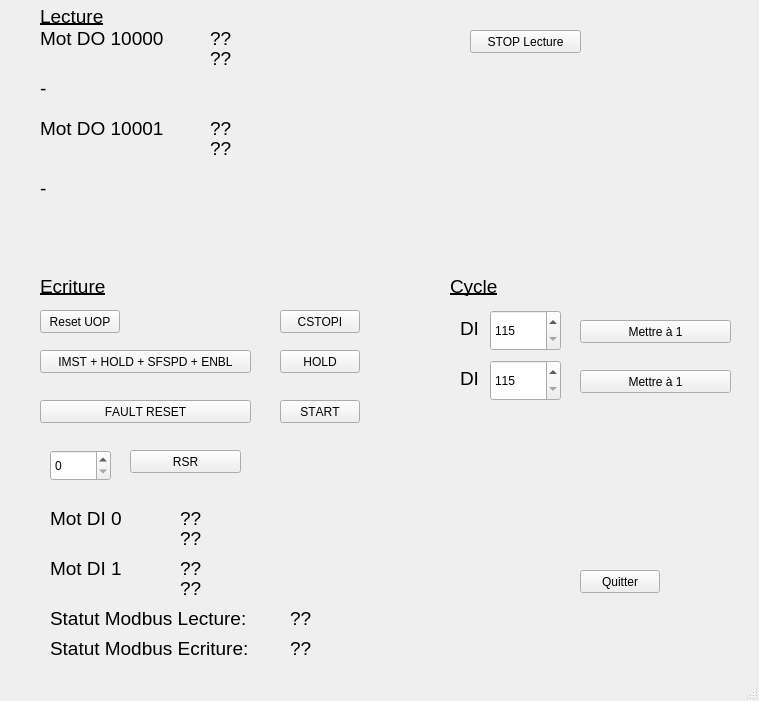
<?xml version="1.0" encoding="UTF-8"?>
<ui version="4.0">
 <class>PiloteRobotMi10</class>
 <widget class="QMainWindow" name="PiloteRobotMi10">
  <property name="geometry">
   <rect>
    <x>0</x>
    <y>0</y>
    <width>759</width>
    <height>701</height>
   </rect>
  </property>
  <property name="font">
   <font>
    <underline>false</underline>
    <kerning>false</kerning>
   </font>
  </property>
  <property name="windowTitle">
   <string>PiloteRobotMi10</string>
  </property>
  <widget class="QWidget" name="centralwidget">
   <widget class="QPushButton" name="pushButton_quitter">
    <property name="geometry">
     <rect>
      <x>580</x>
      <y>570</y>
      <width>80</width>
      <height>23</height>
     </rect>
    </property>
    <property name="text">
     <string>Quitter</string>
    </property>
   </widget>
   <widget class="QLabel" name="label">
    <property name="geometry">
     <rect>
      <x>40</x>
      <y>30</y>
      <width>141</width>
      <height>16</height>
     </rect>
    </property>
    <property name="font">
     <font>
      <pointsize>14</pointsize>
      <underline>false</underline>
      <kerning>false</kerning>
     </font>
    </property>
    <property name="text">
     <string>Mot DO 10000</string>
    </property>
   </widget>
   <widget class="QLabel" name="label_2">
    <property name="geometry">
     <rect>
      <x>40</x>
      <y>120</y>
      <width>141</width>
      <height>16</height>
     </rect>
    </property>
    <property name="font">
     <font>
      <pointsize>14</pointsize>
      <underline>false</underline>
      <kerning>false</kerning>
     </font>
    </property>
    <property name="text">
     <string>Mot DO 10001</string>
    </property>
   </widget>
   <widget class="QLabel" name="label_mot10000hex">
    <property name="geometry">
     <rect>
      <x>210</x>
      <y>30</y>
      <width>230</width>
      <height>16</height>
     </rect>
    </property>
    <property name="font">
     <font>
      <pointsize>14</pointsize>
      <underline>false</underline>
      <kerning>false</kerning>
     </font>
    </property>
    <property name="text">
     <string>??</string>
    </property>
   </widget>
   <widget class="QLabel" name="label_mot10001hex">
    <property name="geometry">
     <rect>
      <x>210</x>
      <y>120</y>
      <width>230</width>
      <height>16</height>
     </rect>
    </property>
    <property name="font">
     <font>
      <pointsize>14</pointsize>
      <underline>false</underline>
      <kerning>false</kerning>
     </font>
    </property>
    <property name="text">
     <string>??</string>
    </property>
   </widget>
   <widget class="QLabel" name="label_mot10000bin">
    <property name="geometry">
     <rect>
      <x>210</x>
      <y>50</y>
      <width>230</width>
      <height>16</height>
     </rect>
    </property>
    <property name="font">
     <font>
      <pointsize>14</pointsize>
      <underline>false</underline>
      <kerning>false</kerning>
     </font>
    </property>
    <property name="text">
     <string>??</string>
    </property>
   </widget>
   <widget class="QLabel" name="label_mot10001bin">
    <property name="geometry">
     <rect>
      <x>210</x>
      <y>140</y>
      <width>230</width>
      <height>16</height>
     </rect>
    </property>
    <property name="font">
     <font>
      <pointsize>14</pointsize>
      <underline>false</underline>
      <kerning>false</kerning>
     </font>
    </property>
    <property name="text">
     <string>??</string>
    </property>
   </widget>
   <widget class="QPushButton" name="pushButton_initUOP">
    <property name="geometry">
     <rect>
      <x>40</x>
      <y>350</y>
      <width>211</width>
      <height>23</height>
     </rect>
    </property>
    <property name="text">
     <string>IMST + HOLD + SFSPD + ENBL</string>
    </property>
   </widget>
   <widget class="QPushButton" name="pushButton_faultReset">
    <property name="geometry">
     <rect>
      <x>40</x>
      <y>400</y>
      <width>211</width>
      <height>23</height>
     </rect>
    </property>
    <property name="text">
     <string>FAULT RESET</string>
    </property>
   </widget>
   <widget class="QSpinBox" name="spinBox">
    <property name="geometry">
     <rect>
      <x>50</x>
      <y>450</y>
      <width>61</width>
      <height>31</height>
     </rect>
    </property>
   </widget>
   <widget class="QPushButton" name="pushButton_RSR">
    <property name="geometry">
     <rect>
      <x>130</x>
      <y>450</y>
      <width>111</width>
      <height>23</height>
     </rect>
    </property>
    <property name="text">
     <string>RSR</string>
    </property>
   </widget>
   <widget class="QLabel" name="label_3">
    <property name="geometry">
     <rect>
      <x>50</x>
      <y>560</y>
      <width>111</width>
      <height>16</height>
     </rect>
    </property>
    <property name="font">
     <font>
      <pointsize>14</pointsize>
      <underline>false</underline>
      <kerning>false</kerning>
     </font>
    </property>
    <property name="text">
     <string>Mot DI 1</string>
    </property>
   </widget>
   <widget class="QLabel" name="label_4">
    <property name="geometry">
     <rect>
      <x>50</x>
      <y>510</y>
      <width>111</width>
      <height>16</height>
     </rect>
    </property>
    <property name="font">
     <font>
      <pointsize>14</pointsize>
      <underline>false</underline>
      <kerning>false</kerning>
     </font>
    </property>
    <property name="text">
     <string>Mot DI 0</string>
    </property>
   </widget>
   <widget class="QLabel" name="label_mot1hex">
    <property name="geometry">
     <rect>
      <x>180</x>
      <y>560</y>
      <width>230</width>
      <height>16</height>
     </rect>
    </property>
    <property name="font">
     <font>
      <pointsize>14</pointsize>
      <underline>false</underline>
      <kerning>false</kerning>
     </font>
    </property>
    <property name="text">
     <string>??</string>
    </property>
   </widget>
   <widget class="QLabel" name="label_mot0bin">
    <property name="geometry">
     <rect>
      <x>180</x>
      <y>530</y>
      <width>230</width>
      <height>16</height>
     </rect>
    </property>
    <property name="font">
     <font>
      <pointsize>14</pointsize>
      <underline>false</underline>
      <kerning>false</kerning>
     </font>
    </property>
    <property name="text">
     <string>??</string>
    </property>
   </widget>
   <widget class="QLabel" name="label_mot0hex">
    <property name="geometry">
     <rect>
      <x>180</x>
      <y>510</y>
      <width>230</width>
      <height>16</height>
     </rect>
    </property>
    <property name="font">
     <font>
      <pointsize>14</pointsize>
      <underline>false</underline>
      <kerning>false</kerning>
     </font>
    </property>
    <property name="text">
     <string>??</string>
    </property>
   </widget>
   <widget class="QLabel" name="label_mot1bin">
    <property name="geometry">
     <rect>
      <x>180</x>
      <y>580</y>
      <width>230</width>
      <height>16</height>
     </rect>
    </property>
    <property name="font">
     <font>
      <pointsize>14</pointsize>
      <underline>false</underline>
      <kerning>false</kerning>
     </font>
    </property>
    <property name="text">
     <string>??</string>
    </property>
   </widget>
   <widget class="QPushButton" name="pushButton_resetUOP">
    <property name="geometry">
     <rect>
      <x>40</x>
      <y>310</y>
      <width>80</width>
      <height>23</height>
     </rect>
    </property>
    <property name="text">
     <string>Reset UOP</string>
    </property>
   </widget>
   <widget class="QLabel" name="label_5">
    <property name="geometry">
     <rect>
      <x>50</x>
      <y>610</y>
      <width>231</width>
      <height>16</height>
     </rect>
    </property>
    <property name="font">
     <font>
      <pointsize>14</pointsize>
      <underline>false</underline>
      <kerning>false</kerning>
     </font>
    </property>
    <property name="text">
     <string>Statut Modbus Lecture:</string>
    </property>
   </widget>
   <widget class="QLabel" name="label_statusModbusLecture">
    <property name="geometry">
     <rect>
      <x>290</x>
      <y>610</y>
      <width>231</width>
      <height>16</height>
     </rect>
    </property>
    <property name="font">
     <font>
      <pointsize>14</pointsize>
      <underline>false</underline>
      <kerning>false</kerning>
     </font>
    </property>
    <property name="text">
     <string>??</string>
    </property>
   </widget>
   <widget class="QLabel" name="label_6">
    <property name="geometry">
     <rect>
      <x>40</x>
      <y>6</y>
      <width>81</width>
      <height>20</height>
     </rect>
    </property>
    <property name="font">
     <font>
      <pointsize>14</pointsize>
      <bold>false</bold>
      <underline>true</underline>
      <kerning>false</kerning>
     </font>
    </property>
    <property name="text">
     <string>Lecture</string>
    </property>
   </widget>
   <widget class="QLabel" name="label_7">
    <property name="geometry">
     <rect>
      <x>40</x>
      <y>276</y>
      <width>81</width>
      <height>20</height>
     </rect>
    </property>
    <property name="font">
     <font>
      <pointsize>14</pointsize>
      <bold>false</bold>
      <underline>true</underline>
      <kerning>false</kerning>
     </font>
    </property>
    <property name="text">
     <string>Ecriture</string>
    </property>
   </widget>
   <widget class="QLabel" name="label_8">
    <property name="geometry">
     <rect>
      <x>450</x>
      <y>276</y>
      <width>61</width>
      <height>20</height>
     </rect>
    </property>
    <property name="font">
     <font>
      <pointsize>14</pointsize>
      <bold>false</bold>
      <underline>true</underline>
      <kerning>false</kerning>
     </font>
    </property>
    <property name="text">
     <string>Cycle</string>
    </property>
   </widget>
   <widget class="QSpinBox" name="spinBox_DI1">
    <property name="geometry">
     <rect>
      <x>490</x>
      <y>310</y>
      <width>71</width>
      <height>41</height>
     </rect>
    </property>
    <property name="minimum">
     <number>115</number>
    </property>
    <property name="maximum">
     <number>128</number>
    </property>
   </widget>
   <widget class="QPushButton" name="pushButton_stopLecture">
    <property name="geometry">
     <rect>
      <x>470</x>
      <y>30</y>
      <width>111</width>
      <height>23</height>
     </rect>
    </property>
    <property name="text">
     <string>STOP Lecture</string>
    </property>
   </widget>
   <widget class="QLabel" name="label_9">
    <property name="geometry">
     <rect>
      <x>460</x>
      <y>320</y>
      <width>21</width>
      <height>16</height>
     </rect>
    </property>
    <property name="font">
     <font>
      <pointsize>14</pointsize>
      <underline>false</underline>
      <kerning>false</kerning>
     </font>
    </property>
    <property name="text">
     <string>DI</string>
    </property>
   </widget>
   <widget class="QPushButton" name="pushButton_appliquerDI1">
    <property name="geometry">
     <rect>
      <x>580</x>
      <y>320</y>
      <width>151</width>
      <height>23</height>
     </rect>
    </property>
    <property name="font">
     <font>
      <underline>false</underline>
      <kerning>false</kerning>
     </font>
    </property>
    <property name="text">
     <string>Mettre à 1</string>
    </property>
   </widget>
   <widget class="QSpinBox" name="spinBox_DI2">
    <property name="geometry">
     <rect>
      <x>490</x>
      <y>360</y>
      <width>71</width>
      <height>41</height>
     </rect>
    </property>
    <property name="minimum">
     <number>115</number>
    </property>
    <property name="maximum">
     <number>128</number>
    </property>
   </widget>
   <widget class="QPushButton" name="pushButton_appliquerDI2">
    <property name="geometry">
     <rect>
      <x>580</x>
      <y>370</y>
      <width>151</width>
      <height>23</height>
     </rect>
    </property>
    <property name="font">
     <font>
      <underline>false</underline>
      <kerning>false</kerning>
     </font>
    </property>
    <property name="text">
     <string>Mettre à 1</string>
    </property>
   </widget>
   <widget class="QLabel" name="label_10">
    <property name="geometry">
     <rect>
      <x>460</x>
      <y>370</y>
      <width>21</width>
      <height>16</height>
     </rect>
    </property>
    <property name="font">
     <font>
      <pointsize>14</pointsize>
      <underline>false</underline>
      <kerning>false</kerning>
     </font>
    </property>
    <property name="text">
     <string>DI</string>
    </property>
   </widget>
   <widget class="QLabel" name="label_mot10000label">
    <property name="geometry">
     <rect>
      <x>40</x>
      <y>80</y>
      <width>961</width>
      <height>16</height>
     </rect>
    </property>
    <property name="font">
     <font>
      <pointsize>14</pointsize>
      <underline>false</underline>
      <kerning>false</kerning>
     </font>
    </property>
    <property name="text">
     <string>-</string>
    </property>
   </widget>
   <widget class="QLabel" name="label_mot10001label">
    <property name="geometry">
     <rect>
      <x>40</x>
      <y>180</y>
      <width>961</width>
      <height>16</height>
     </rect>
    </property>
    <property name="font">
     <font>
      <pointsize>14</pointsize>
      <underline>false</underline>
      <kerning>false</kerning>
     </font>
    </property>
    <property name="text">
     <string>-</string>
    </property>
   </widget>
   <widget class="QLabel" name="label_statusModbusEcriture">
    <property name="geometry">
     <rect>
      <x>290</x>
      <y>640</y>
      <width>231</width>
      <height>16</height>
     </rect>
    </property>
    <property name="font">
     <font>
      <pointsize>14</pointsize>
      <underline>false</underline>
      <kerning>false</kerning>
     </font>
    </property>
    <property name="text">
     <string>??</string>
    </property>
   </widget>
   <widget class="QLabel" name="label_11">
    <property name="geometry">
     <rect>
      <x>50</x>
      <y>640</y>
      <width>231</width>
      <height>16</height>
     </rect>
    </property>
    <property name="font">
     <font>
      <pointsize>14</pointsize>
      <underline>false</underline>
      <kerning>false</kerning>
     </font>
    </property>
    <property name="text">
     <string>Statut Modbus Ecriture:</string>
    </property>
   </widget>
   <widget class="QPushButton" name="pushButton_START">
    <property name="geometry">
     <rect>
      <x>280</x>
      <y>400</y>
      <width>80</width>
      <height>23</height>
     </rect>
    </property>
    <property name="text">
     <string>START</string>
    </property>
   </widget>
   <widget class="QPushButton" name="pushButton_HOLD">
    <property name="geometry">
     <rect>
      <x>280</x>
      <y>350</y>
      <width>80</width>
      <height>23</height>
     </rect>
    </property>
    <property name="text">
     <string>HOLD</string>
    </property>
   </widget>
   <widget class="QPushButton" name="pushButton_CSTOPI">
    <property name="geometry">
     <rect>
      <x>280</x>
      <y>310</y>
      <width>80</width>
      <height>23</height>
     </rect>
    </property>
    <property name="text">
     <string>CSTOPI</string>
    </property>
   </widget>
  </widget>
  <widget class="QMenuBar" name="menubar">
   <property name="geometry">
    <rect>
     <x>0</x>
     <y>0</y>
     <width>759</width>
     <height>22</height>
    </rect>
   </property>
  </widget>
  <widget class="QStatusBar" name="statusbar"/>
 </widget>
 <resources/>
 <connections/>
</ui>
